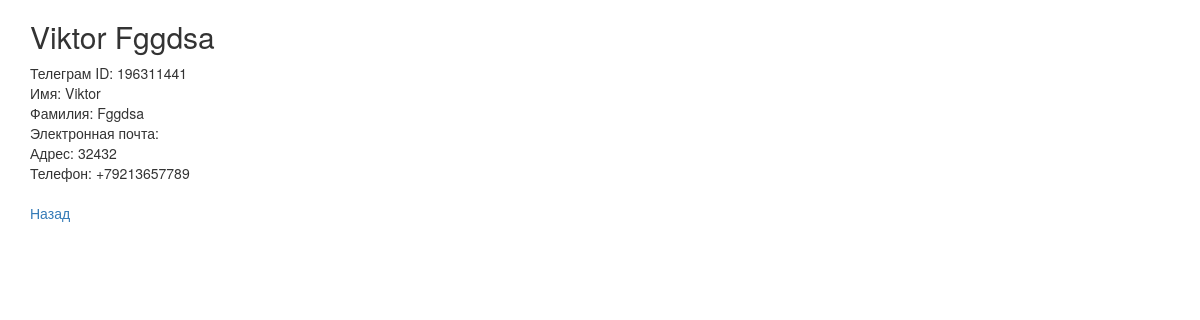
The app's page /user_info/11 with its own data.
### bot/models.py (models this page shows)
class User(models.Model):
    telegram_id = models.IntegerField(
        "ID пользователя в Telegram",
        null=True,
    )
    name = models.CharField(
        "Имя",
        max_length=50,
        blank=True,
    )
    surname = models.CharField(
        "Фамилия",
        max_length=50,
        blank=True,
        null=True,
    )
    email = models.EmailField(
        "Электронная почта",
        blank=True,
    )
    address = models.CharField(
        "Адрес",
        max_length=100,
        blank=True,
    )
    phone = PhoneNumberField(
        "Номер телефона",
        max_length=20,
        blank=True,
    )
    def __str__(self):
        return f"{self.name} {self.surname}"

### bot/views.py (the view)
# urls.py: path('user_info/<int:userid>', user_view, name="user_info"),
def user_view(request, userid):
    user = User.objects.filter(id=userid).get()
    context = {
        'user': user,
    }
    return render(request, 'user_info.html', context)

### bot/templates/user_info.html (shortened to what this page needs)
<!DOCTYPE html>
<html lang="ru">
  <head>
    <link
      rel="stylesheet"
      href="https://maxcdn.bootstrapcdn.com/bootstrap/3.3.7/css/bootstrap.min.css"
>
    <link
      rel="stylesheet"
      href="https://maxcdn.bootstrapcdn.com/bootstrap/3.3.7/css/bootstrap-theme.min.css"
>
  </head>
  <body>
    <div class="container">
        <h2>{{user}}</h2>
        <div class="table-responsive">
            <div>Телеграм ID: {{user.telegram_id}}</div>
            <div>Имя: {{user.name}}</div>
            <div>Фамилия: {{user.surname}}</div>
            <div>Электронная почта: {{user.email}}</div>
            <div>Адрес: {{user.address}}</div>
            <div>Телефон: {{user.phone}}</div>
            <br>
            <div><a href="{% url 'active_orders' %}">Назад</a></div>
        </div>
    </div>
  </body>
</html>

### records on screen
User: name+surname "Viktor Fggdsa", telegram_id "196311441", name "Viktor", surname "Fggdsa", address "32432", phone "+79213657789"
